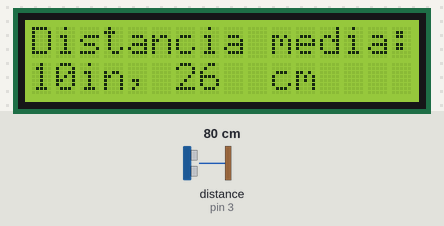
The sketch below on a simulated Arduino Uno, built with avr-gcc and run on an emulated ATmega328P. Shown: 16×2 character LCD. Wiring (inferred from the names in the program): ultrasonic range finder: trigger pin 2; echo pin 3. Inputs (shaded band) come from the test bench; at power-on: distance to the obstacle (sensor on pin 3) 80 cm. The echo pulse lasts 58.3 µs per cm; what the sketch prints to the serial monitor is not drawn.

Above: at 4.0 s.
4.1 s: distance to the obstacle (sensor on pin 3) set to 2 cm
At 10.8 s:
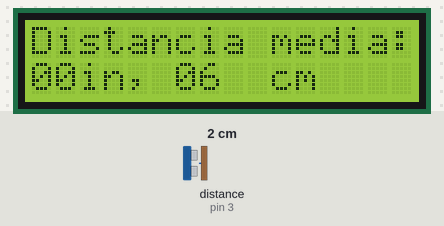
11.5 s: distance to the obstacle (sensor on pin 3) set to 4 cm
At 17.9 s:
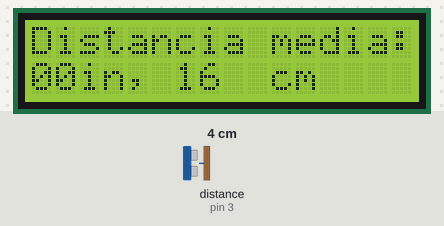
18.2 s: distance to the obstacle (sensor on pin 3) set to 18 cm
At 23.8 s:
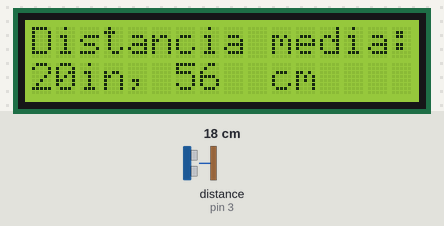
Timing chart, 0 to 25.3 s (numbered marks = the images above; inputs shaded):
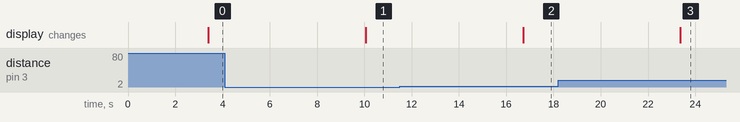

Measured:
- after the input at 4.1 s, the display: changes after 6.0 s (image 1)
- after the input at 11.5 s, the display: changes after 5.2 s (image 2)
- after the input at 18.2 s, the display: changes after 5.2 s (image 3)

The sketch:

Sensor_Ultrasom_Com_Display.ino
```cpp
#include <Wire.h>
#include <LiquidCrystal_I2C.h>
#define ENDERECO 0x3f
#define COLUNAS 16
#define LINHAS 2

//Constantes (Pinos digitais)
const int trig = 2;
const int echo = 3;  //PWM

LiquidCrystal_I2C lcd(ENDERECO, COLUNAS, LINHAS);

void setup() {

  // Inicializar Display
  lcd.init();
  lcd.backlight();
  lcd.clear();

  // initialize serial communication:
  pinMode(trig, OUTPUT);
  pinMode(echo, INPUT);
  Serial.begin(9600);
}

void loop() {
  //Variaveis de distancias
  long duration = 0, inches = 0, cm = 0;

  //Gera um pulso no trig (disparo um som)
  digitalWrite(trig, LOW);
  delayMicroseconds(2);
  digitalWrite(trig, HIGH);
  delayMicroseconds(10);
  digitalWrite(trig, LOW);

  for (uint8_t i = 0; i < 3; i++) {

    //Lê o sinal do ping emitido pelo trig e retorna a duração é o tempo (em microssegundos) desde o envio do ping para a recepção de seu eco de um objeto.
    duration += pulseIn(echo, HIGH);

    delay(100);
  }

  duration = duration / 3;

  // Converter o tempo em distancia
  inches = microsecondsToInches(duration);
  cm = microsecondsToCentimeters(duration);


  Serial.print("Distancia media: ");
  Serial.print(inches);
  Serial.print("in, ");
  Serial.print(cm);
  Serial.print("cm");
  Serial.println();

  delay(1000);

  lcd.setCursor(0, 0);
  lcd.print("Distancia media: ");
  lcd.setCursor(0, 1);
  lcd.print(inches);
  lcd.setCursor(2, 1);
  lcd.print("in,");

  lcd.setCursor(6, 1);
  lcd.print(cm);
  lcd.setCursor(10, 1);
  lcd.print("cm");
}

long microsecondsToInches(long microseconds) {
  // According to Parallax's datasheet for the PING))), there are 73.746
  // microseconds per inch (i.e. sound travels at 1130 feet per second).
  // This gives the distance travelled by the ping, outbound and return,
  // so we divide by 2 to get the distance of the obstacle.
  // See: https://www.parallax.com/package/ping-ultrasonic-distance-sensor-downloads/
  return microseconds / 74 / 2;
}

long microsecondsToCentimeters(long microseconds) {
  // The speed of sound is 340 m/s or 29 microseconds per centimeter.
  // The ping travels out and back, so to find the distance of the object we
  // take half of the distance travelled.
  return microseconds / 29 / 2;
}
```
